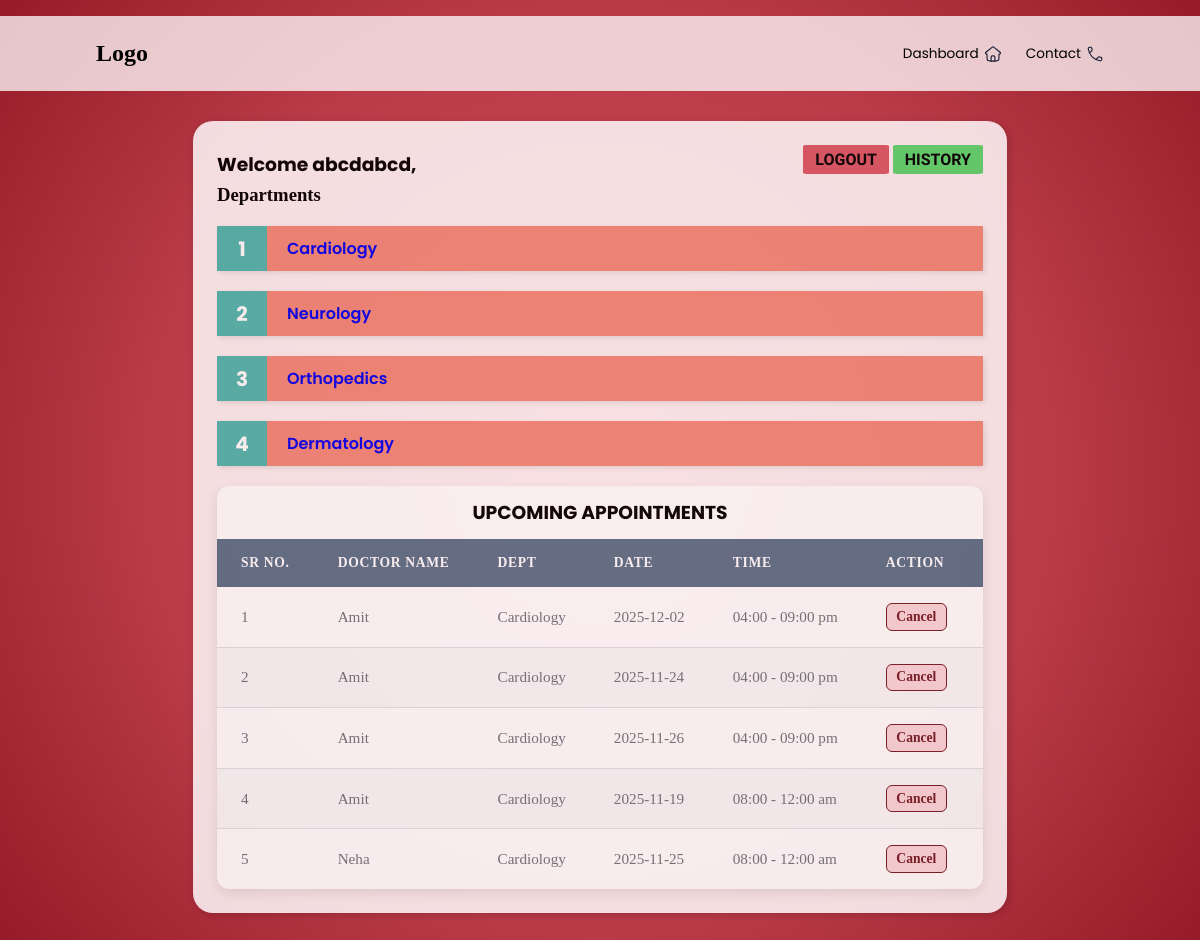
The app's page /patient_dashboard/1 with its own data.
### models.py (models this page shows)
class Patient(db.Model):
    PatientID = db.Column(db.Integer, primary_key=True)
    FirstName = db.Column(db.String,nullable=False)
    LastName = db.Column(db.String,nullable=False)
    Username= db.Column(db.String, nullable=False)
    Password = db.Column(db.String, nullable=False)
    appointments = db.relationship('Appointment', back_populates='patient', cascade="all, delete")
    histories = db.relationship('PatientHistory', back_populates='patient', cascade="all, delete")

class Department(db.Model):
    Department_name=db.Column(db.String, primary_key=True)
    Overview = db.Column(db.String)
    doctors = db.relationship('Doctor', back_populates='department_rel', cascade="all, delete")

class Appointment(db.Model):
    AppointmentID = db.Column(db.Integer, primary_key=True)
    PatientID = db.Column(db.Integer, db.ForeignKey('patient.PatientID'), nullable=False)
    DoctorID = db.Column(db.Integer, db.ForeignKey('doctor.DoctorID'), nullable=False)
    Date=db.Column(db.Date)
    Time = db.Column(db.String)
    Purpose=db.Column(db.String)
    Status=db.Column(db.Enum("Booked","Completed","Cancelled"),
        nullable=False,
        default='Booked'
    )
    patient = db.relationship('Patient', back_populates='appointments')
    doctor = db.relationship('Doctor', back_populates='appointments')

class Doctor(db.Model):
    DoctorID = db.Column(db.Integer, primary_key=True)
    FirstName = db.Column(db.String,nullable=False)
    LastName = db.Column(db.String,nullable=False)
    Username= db.Column(db.String, nullable=False)
    Password = db.Column(db.String, nullable=False)
    available=db.Column(db.String)
    Department = db.Column(db.String, db.ForeignKey('department.Department_name'), nullable=False)
    Position = db.Column(db.String)
    Experience = db.Column(db.Integer)
    Remarks = db.Column(db.String)
    photo = db.Column(db.String)
    appointments = db.relationship('Appointment', back_populates='doctor', cascade="all, delete")
    department_rel = db.relationship('Department', back_populates='doctors')

### routes/patient.py (the view)
@app.route('/patient_dashboard/<int:patientID>')
def patient_dashboard(patientID):
    patient = Patient.query.get(patientID)
    departments = Department.query.all()
    appointments = Appointment.query.filter_by(PatientID=patientID).all()
    return render_template("patient_dashboard.html", patient=patient, departments=departments,appointments=appointments)

### templates/patient_dashboard.html (shortened to what this page needs)
<!DOCTYPE html>
<html lang="en">
<head>
    <link rel="stylesheet" href="..\static\style.css">
</head>
<body>
    <header>
        <nav>
        <div class="logo">
            <h2>Logo</h2>
        </div>
        <div class="nav-icons">
            <ul>
            <li>Dashboard </li>
            <li>Contact </li>
            </ul>
        </div>
        </nav>
    </header>
    <main>
        <div id="pageC">
            <div class="container">
                <div class="title">
                    <h3>Welcome {{ patient.FirstName }},</h3>
                    <div id="links">
                        <a href="{{ url_for('login') }}"><button class="logout">LOGOUT</button></a>
                        <a href="{{ url_for('view_patient_history', patient_id=patient.PatientID) }}">
                            <button class="history">HISTORY</button>
                        </a>
                    </div>
                </div>
                <div class="content">
                    <h3>Departments</h3>
                    <div class="departments">
                        <ol class="custom-steps">
                        {% for dept in departments %}
                            <a href="{{ url_for('view_department', dept_name=dept.Department_name, patient_id=patient.PatientID) }}"><li class="content1">{{ dept.Department_name }}</li></a>
                        {% else %}
                            <p>No departments available</p>
                        {% endfor %}
                        </ol>
                    </div>
                    <div class="appointments">
                        <h3>UPCOMING APPOINTMENTS</h3>
                        <table class="appointments-table">
                            <thead>
                                <tr>
                                    <th>Sr No.</th>
                                    <th>Doctor Name</th>
                                    <th>Dept</th>
                                    <th>Date</th>
                                    <th>Time</th>
                                    <th>Action</th>
                                </tr>
                            </thead>
                            <tbody>
                            {% for appt in appointments %}
                                <tr>
                                    <td data-label="Sr No.">{{ loop.index }}</td>
                                    <td data-label="Doctor Name">{{ appt.doctor.FirstName }}</td>
                                    <td data-label="Dept">{{ appt.doctor.Department }}</td>
                                    <td data-label="Date">{{ appt.Date }}</td>
                                    <td data-label="Time">{{ appt.Time }}</td>
                                    <td data-label="Action">
                                        <a href="{{ url_for('cancel_appointment', appt_id=appt.AppointmentID) }}" class="action-cancel">Cancel</a>
                                    </td>
                                </tr>
                            {% else %}
                                <tr><td colspan="6">No appointments scheduled</td></tr>
                            {% endfor %}
                            </tbody>
                        </table>
                    </div>
                </div>
            </div>
        </div>
    </main>
</body>
</html>

### static/style.css (style rules this page uses)
* { margin: 0; padding: 0; }
body { background: radial-gradient( circle at center, #d03040db 0%, #b01e2ddf 60%, #961a27 100%); }
:root { --primary-color: #007bff; --secondary-color: #6c757d; --header-bg: #5a7188; --header-text: #ffffff; --row-bg-odd: #ffffff; --row-bg-even: #f8f9fa; --border-color: #dee2e6; }
nav { display: flex; align-items: center; justify-content: space-between; margin-top: 2vh; gap: 3vw; background-color: rgba(255, 255, 255, 0.75); padding: 3vh; padding-left: 8vw; padding-right: 8vw; }
.nav-icons ul { display: flex; list-style: none; gap: 2vw; }
.nav-icons li { display: flex; align-items: center; font-family: 'Poppins', sans-serif; font-size: 0.85em; cursor: pointer; gap: 5px; }
main { display: flex; justify-content: center; align-items: center; }
.container { background-color: rgba(255, 255, 255, 0.92); margin: 30px 50px; border-radius: 20px; opacity: 0.9; transition: box-shadow 0.3s ease; box-shadow: 2px 2px 10px rgba(0, 0, 0, 0.2); padding: 2vw; }
#pageC { transition: filter 0.3s ease; }
.title { display: flex; justify-content: space-between; align-items: center; font-family: 'Poppins', sans-serif; font-weight: 600; }
.logout { background-color: #d03040c9; border: none; border-radius: 5%; padding: 5px; padding-left: 1vw; padding-right: 1vw; cursor: pointer; transition: background-color 0.25s; margin-bottom: 10px; font-family: 'Baloo Bhai 2', 'Poppins', sans-serif; font-size: medium; font-weight: 600; }
.appointments { max-width: 1200px; margin: 0 auto; background-color: var(--row-bg-odd); border-radius: 12px; box-shadow: 0 4px 12px rgba(0, 0, 0, 0.1); overflow: hidden; }
.appointments-table { width: 100%; border-collapse: separate; border-spacing: 0; }
.appointments-table thead th { padding: 1rem 1.5rem; background-color: var(--header-bg); color: var(--header-text); font-weight: 600; text-align: left; text-transform: uppercase; font-size: 0.85rem; letter-spacing: 0.05em; }
.appointments-table tbody td { padding: 1rem 1.5rem; border-bottom: 1px solid var(--border-color); vertical-align: middle; font-size: 0.95rem; color: var(--secondary-color); }
.appointments-table tbody tr:nth-child(even) { background-color: var(--row-bg-even); }
.appointments-table tbody tr:last-child td { border-bottom: none; }
.appointments-table a { display: inline-block; margin-right: 0.75rem; padding: 0.3rem 0.6rem; border-radius: 6px; text-decoration: none; font-size: 0.85rem; font-weight: 600; transition: all 0.2s ease; text-align: center; }
.action-cancel { background-color: #f8d7da; color: #721c24; border: 1px solid #721c24; }
.history { background-color: #30d04bc9; border: none; border-radius: 5%; padding: 5px; padding-left: 1vw; padding-right: 1vw; cursor: pointer; transition: background-color 0.25s; margin-bottom: 10px; font-family: 'Baloo Bhai 2', 'Poppins', sans-serif; font-size: medium; font-weight: 600; }
.appointments h3 { display: flex; align-items: center; justify-content: center; padding: 1.5vh; font-family: 'Poppins', sans-serif; }
.custom-steps { list-style: none; padding: 0; margin: 20px 0; text-decoration: none; }
.custom-steps li { position: relative; margin-bottom: 20px; background-color: rgba(234, 86, 60, 0.668); transition: background-color 0.25s; padding: 10px 10px 10px 70px; box-shadow: 2px 2px 5px rgba(0, 0, 0, 0.1); text-decoration: none; }
.custom-steps { list-style: none; padding: 0; margin: 20px 0; counter-reset: step-counter; }
.custom-steps li { counter-increment: step-counter; }
.custom-steps li::before { content: counter(step-counter); position: absolute; top: 0; left: 0; width: 50px; height: 100%; background-color: #4db6ac; color: white; font-size: 20px; font-weight: bold; display: flex; align-items: center; justify-content: center; }
.custom-steps a { text-decoration: none; font-family: 'Poppins', sans-serif; font-weight: 600; }

### records on screen
Patient: FirstName "abcdabcd"
Department: Department_name "Cardiology"
Department: Department_name "Neurology"
Department: Department_name "Orthopedics"
Department: Department_name "Dermatology"
Appointment: doctor.FirstName "Amit", doctor.Department "Cardiology", Date "2025-12-02", Time "04:00 - 09:00 pm"
Appointment: doctor.FirstName "Amit", doctor.Department "Cardiology", Date "2025-11-24", Time "04:00 - 09:00 pm"
Appointment: doctor.FirstName "Amit", doctor.Department "Cardiology", Date "2025-11-26", Time "04:00 - 09:00 pm"
Appointment: doctor.FirstName "Amit", doctor.Department "Cardiology", Date "2025-11-19", Time "08:00 - 12:00 am"
Appointment: doctor.FirstName "Neha", doctor.Department "Cardiology", Date "2025-11-25", Time "08:00 - 12:00 am"
